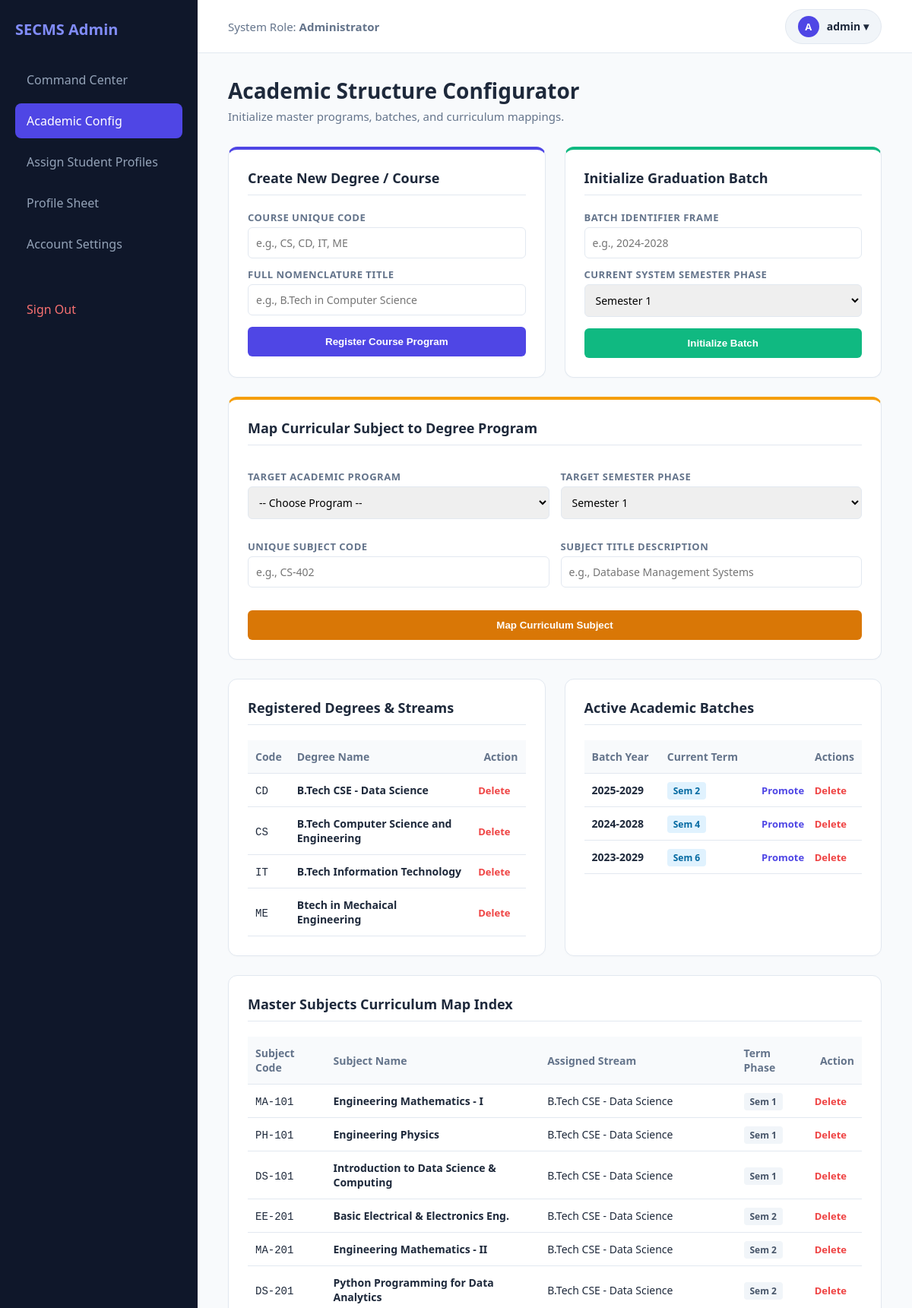
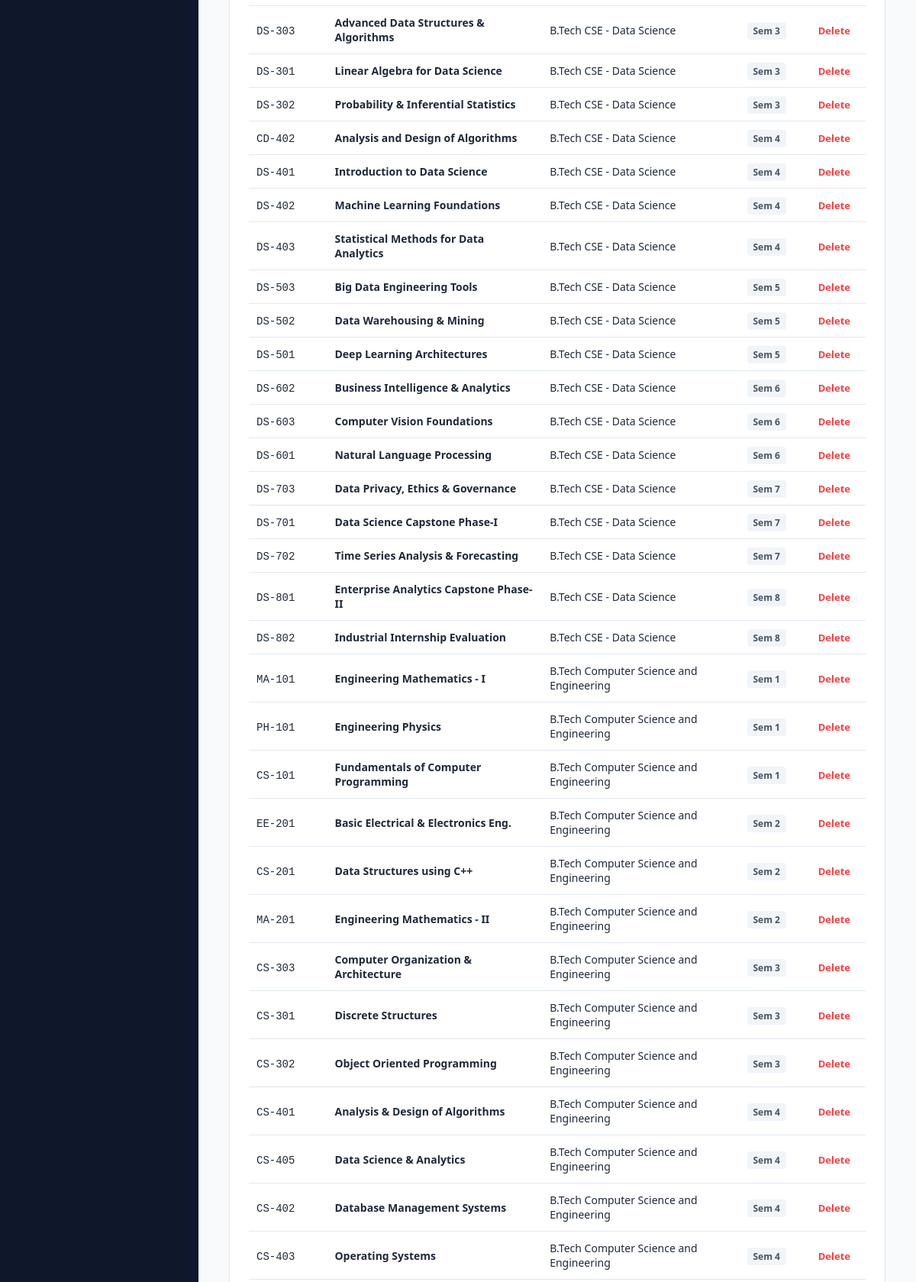
The page /manage_academic_config.php (signed in, upper part) on the database its author committed (2 pictures, top to bottom).
### tables this page shows
CREATE TABLE `courses` (
  `course_code` varchar(20) NOT NULL,
  `course_name` varchar(150) NOT NULL
);

CREATE TABLE `batches` (
  `id` int(11) NOT NULL,
  `batch_name` varchar(50) NOT NULL,
  `current_semester` int(11) DEFAULT 1
);

CREATE TABLE `subjects` (
  `id` int(11) NOT NULL,
  `subject_code` varchar(20) NOT NULL,
  `subject_name` varchar(150) NOT NULL,
  `course_code` varchar(20) DEFAULT NULL,
  `semester` int(11) NOT NULL
);

### manage_academic_config.php (the view, shortened to what this page needs)
<?php
include 'db_connect.php';
$admin_user = $_SESSION['username'] ?? 'Admin';
$courses_res = $conn->query("SELECT * FROM courses ORDER BY course_code ASC");
$batches_res = $conn->query("SELECT * FROM batches ORDER BY batch_name DESC");
$subjects_res = $conn->query("SELECT s.*, c.course_name FROM subjects s JOIN courses c ON s.course_code = c.course_code ORDER BY s.course_code, s.semester, s.subject_name ASC");
?>
<!DOCTYPE html>
<html lang="en">
<head>
</head>
<body>
<div class="sidebar">
    <h3>SECMS Admin</h3>
    <a href="admin_dashboard.php">Command Center</a>
    <a href="manage_academic_config.php" class="active">Academic Config</a>
    <a href="admin_assign_student.php">Assign Student Profiles</a>
    <a href="admin_profile.php">Profile Sheet</a>
    <a href="profile.php">Account Settings</a>
    <a href="logout.php" style="color: #f87171; margin-top: 40px; display: block;">Sign Out</a>
</div>
<div class="workspace">
    <header class="top-header">
        <div style="font-size: 15px; font-weight: 500; color: var(--text-light);">System Role: <strong>Administrator</strong></div>
        <div class="profile-menu" style="position: relative; display: inline-block;">
            <div class="profile-trigger" style="display: flex; align-items: center; gap: 10px; background: #f1f5f9; padding: 8px 16px; border-radius: 50px; cursor: pointer; font-weight: 600; font-size: 14px; border: 1px solid var(--border);" onclick="var d = document.getElementById('admin-drop'); d.style.display = d.style.display === 'block' ? 'none' : 'block';">
                <div style="width: 28px; height: 28px; background: var(--accent); color: white; border-radius: 50%; display: flex; align-items: center; justify-content: center; font-size: 13px;">
                    <?php echo strtoupper(substr($admin_user, 0, 1)); ?>
                </div>
                <?php echo htmlspecialchars($admin_user); ?> ▾
            </div>
        </div>
    </header>
    <main class="main-content">
        <h1>Academic Structure Configurator</h1>
        <div class="subtitle">Initialize master programs, batches, and curriculum mappings.</div>
        <div class="grid-2">
            <div class="card" style="border-top: 4px solid var(--accent);">
                <div class="card-header">Create New Degree / Course</div>
                <form action="manage_academic_config.php" method="POST">
                    <label>Course Unique Code</label>
                    <input type="text" name="course_code" placeholder="e.g., CS, CD, IT, ME" required>
                    <label>Full Nomenclature Title</label>
                    <input type="text" name="course_name" placeholder="e.g., B.Tech in Computer Science" required>
                    <button type="submit" name="add_course">Register Course Program</button>
                </form>
            </div>
            <div class="card" style="border-top: 4px solid var(--success);">
                <div class="card-header">Initialize Graduation Batch</div>
                <form action="manage_academic_config.php" method="POST">
                    <label>Batch Identifier Frame</label>
                    <input type="text" name="batch_name" placeholder="e.g., 2024-2028" required>
                    <label>Current System Semester Phase</label>
                    <select name="current_semester" required>
                        <?php for($i=1; $i<=8; $i++): ?>
                            <option value="<?php echo $i; ?>">Semester <?php echo $i; ?></option>
                        <?php endfor; ?>
                    </select>
                    <button type="submit" name="add_batch" style="background: var(--success);">Initialize Batch</button>
                </form>
            </div>
            <div class="card col-span-2" style="border-top: 4px solid var(--warning);">
                <div class="card-header">Map Curricular Subject to Degree Program</div>
                <form action="manage_academic_config.php" method="POST" style="display: grid; grid-template-columns: 1fr 1fr; gap: 15px; align-items: end;">
                    <div>
                        <label>Target Academic Program</label>
                        <select name="course_code" required>
                            <option value="">-- Choose Program --</option>
                            <?php
                            if($courses_res && $courses_res->num_rows > 0) {
                                $courses_res->data_seek(0);
                            }
                            ?>
                        </select>
                    </div>
                    <div>
                        <label>Target Semester Phase</label>
                        <select name="semester" required>
                            <?php for($i=1; $i<=8; $i++): ?>
                                <option value="<?php echo $i; ?>">Semester <?php echo $i; ?></option>
                            <?php endfor; ?>
                        </select>
                    </div>
                    <div>
                        <label>Unique Subject Code</label>
                        <input type="text" name="subject_code" placeholder="e.g., CS-402" required>
                    </div>
                    <div>
                        <label>Subject Title Description</label>
                        <input type="text" name="subject_name" placeholder="e.g., Database Management Systems" required>
                    </div>
                    <button type="submit" name="add_subject" style="grid-column: span 2; background: #d97706;">Map Curriculum Subject</button>
                </form>
            </div>
            <div class="card">
                <div class="card-header">Registered Degrees & Streams</div>
                <table>
                    <thead>
                        <tr>
                            <th>Code</th>
                            <th>Degree Name</th>
                            <th style="text-align: right;">Action</th>
                        </tr>
                    </thead>
                    <tbody>
                        <?php if ($courses_res && $courses_res->num_rows > 0): $courses_res->data_seek(0); while($c = $courses_res->fetch_assoc()): ?>
                        <tr>
                            <td><code><?php echo htmlspecialchars($c['course_code']); ?></code></td>
                            <td><strong><?php echo htmlspecialchars($c['course_name']); ?></strong></td>
                            <td style="text-align: right;">
                                <a href="manage_academic_config.php?action=delete_course&id=<?php echo urlencode($c['course_code']); ?>" class="action-link text-danger" onclick="return confirm('Deleting this course drops ALL mapped subjects! Proceed?')">Delete</a>
                            </td>
                        </tr>
                        <?php endwhile; else: ?>
                        <tr><td colspan="3" style="text-align:center; color:var(--text-light);">No courses found.</td></tr>
                        <?php endif; ?>
                    </tbody>
                </table>
            </div>
            <div class="card">
                <div class="card-header">Active Academic Batches</div>
                <table>
                    <thead>
                        <tr>
                            <th>Batch Year</th>
                            <th>Current Term</th>
                            <th style="text-align: right;">Actions</th>
                        </tr>
                    </thead>
                    <tbody>
                        <?php if ($batches_res && $batches_res->num_rows > 0): $batches_res->data_seek(0); while($b = $batches_res->fetch_assoc()): ?>
                        <tr>
                            <td><strong><?php echo htmlspecialchars($b['batch_name']); ?></strong></td>
                            <td><span style="background: #e0f2fe; color: #0369a1; padding: 3px 8px; border-radius:4px; font-weight:600; font-size:12px;">Sem <?php echo $b['current_semester']; ?></span></td>
                            <td style="text-align: right;">
                                <?php if($b['current_semester'] < 8): ?>
                                    <a href="manage_academic_config.php?action=promote_batch&id=<?php echo $b['id']; ?>" class="action-link">Promote</a>
                                <?php endif; ?>
                                <a href="manage_academic_config.php?action=delete_batch&id=<?php echo $b['id']; ?>" class="action-link text-danger" onclick="return confirm('Completely clear this batch?')">Delete</a>
                            </td>
                        </tr>
                        <?php endwhile; else: ?>
                        <tr><td colspan="3" style="text-align:center; color:var(--text-light);">No batches initialized.</td></tr>
                        <?php endif; ?>
                    </tbody>
                </table>
            </div>
            <div class="card col-span-2">
                <div class="card-header">Master Subjects Curriculum Map Index</div>
                <table>
                    <thead>
                        <tr>
                            <th>Subject Code</th>
                            <th>Subject Name</th>
                            <th>Assigned Stream</th>
                            <th>Term Phase</th>
                            <th style="text-align: right;">Action</th>
                        </tr>
                    </thead>
                    <tbody>
                        <?php if ($subjects_res && $subjects_res->num_rows > 0): while($sub = $subjects_res->fetch_assoc()): ?>
                        <tr>
                            <td><code><?php echo htmlspecialchars($sub['subject_code']); ?></code></td>
                            <td><strong><?php echo htmlspecialchars($sub['subject_name']); ?></strong></td>
                            <td><?php echo htmlspecialchars($sub['course_name']); ?></td>
                            <td><span style="background: #f1f5f9; color: #475569; padding: 3px 8px; border-radius:4px; font-weight:600; font-size:12px;">Sem <?php echo $sub['semester']; ?></span></td>
                            <td style="text-align: right;">
                                <a href="manage_academic_config.php?action=delete_subject&id=<?php echo $sub['id']; ?>" class="action-link text-danger" onclick="return confirm('Drop this subject entry from curriculum map?')">Delete</a>
                            </td>
                        </tr>
                        <?php endwhile; else: ?>
                        <tr><td colspan="5" style="text-align:center; color:var(--text-light); padding:20px;">No subjects systematically mapped yet.</td></tr>
                        <?php endif; ?>
                    </tbody>
                </table>
            </div>
        </div>
    </main>
</div>
</body>
</html>

### manage_academic_config.php (style rules this page uses)
:root { --primary: #0f172a; --accent: #4f46e5; --accent-hover: #4338ca; --success: #10b981; --warning: #f59e0b; --danger: #ef4444; --bg: #f8fafc; --card: #ffffff; --border: #e2e8f0; --text: #1e293b; --text-light: #64748b; }
body { font-family: 'Segoe UI', system-ui, sans-serif; background: var(--bg); color: var(--text); margin: 0; display: flex; min-height: 100vh; }
.sidebar { width: 260px; background: var(--primary); color: white; padding: 25px 20px; box-sizing: border-box; flex-shrink: 0; }
.sidebar h3 { margin: 0 0 30px 0; color: #818cf8; font-size: 20px; }
.sidebar a { display: block; color: #94a3b8; text-decoration: none; padding: 12px 15px; border-radius: 8px; margin-bottom: 8px; font-weight: 500; transition: all 0.2s; }
.sidebar a.active { background: var(--accent); color: white; }
.workspace { flex: 1; display: flex; flex-direction: column; min-width: 0; }
.top-header { background: var(--card); height: 70px; border-bottom: 1px solid var(--border); display: flex; justify-content: space-between; align-items: center; padding: 0 40px; box-sizing: border-box; }
.main-content { padding: 30px 40px; box-sizing: border-box; overflow-y: auto; }
h1 { margin: 0 0 5px 0; font-size: 28px; }
.subtitle { color: var(--text-light); margin-bottom: 30px; font-size: 15px; }
.grid-2 { display: grid; grid-template-columns: repeat(2, 1fr); gap: 25px; margin-bottom: 25px; }
.col-span-2 { grid-column: span 2; }
.card { background: var(--card); border: 1px solid var(--border); border-radius: 12px; padding: 25px; box-shadow: 0 1px 3px rgba(0,0,0,0.02); }
.card-header { margin-bottom: 20px; border-bottom: 1px solid var(--border); padding-bottom: 10px; font-size: 18px; font-weight: 700; color: var(--text); }
label { font-size: 13px; font-weight: 600; color: var(--text-light); display: block; margin-top: 12px; margin-bottom: 4px; text-transform: uppercase; letter-spacing: 0.5px; }
input, select { width: 100%; padding: 10px; border: 1px solid var(--border); border-radius: 6px; box-sizing: border-box; font-size: 14px; font-family: inherit; }
button { background: var(--accent); color: white; border: none; font-weight: 600; cursor: pointer; padding: 12px; border-radius: 6px; width: 100%; margin-top: 15px; transition: 0.2s; }
table { width: 100%; border-collapse: collapse; }
th, td { padding: 12px 10px; border-bottom: 1px solid var(--border); text-align: left; font-size: 14px; }
th { color: var(--text-light); font-weight: 600; background: #f8fafc; }
.action-link { font-weight: 600; text-decoration: none; font-size: 13px; margin-right: 10px; color: var(--accent); }
.text-danger { color: var(--danger); }

### rows shown on the page
courses: course_code "CD", course_name "B.Tech CSE - Data Science"
courses: course_code "CS", course_name "B.Tech Computer Science and Engineering"
courses: course_code "IT", course_name "B.Tech Information Technology"
courses: course_code "ME", course_name "Btech in Mechaical Engineering"
batches: batch_name "2025-2029", current_semester "2"
batches: batch_name "2024-2028", current_semester "4"
batches: batch_name "2023-2029", current_semester "6"
subjects: subject_code "MA-101", subject_name "Engineering Mathematics - I", course_code.course_name "B.Tech CSE - Data Science", semester "1"
subjects: subject_code "PH-101", subject_name "Engineering Physics", course_code.course_name "B.Tech CSE - Data Science", semester "1"
subjects: subject_code "DS-101", subject_name "Introduction to Data Science & Computing", course_code.course_name "B.Tech CSE - Data Science", semester "1"
subjects: subject_code "EE-201", subject_name "Basic Electrical & Electronics Eng.", course_code.course_name "B.Tech CSE - Data Science", semester "2"
subjects: subject_code "MA-201", subject_name "Engineering Mathematics - II", course_code.course_name "B.Tech CSE - Data Science", semester "2"
subjects: subject_code "DS-201", subject_name "Python Programming for Data Analytics", course_code.course_name "B.Tech CSE - Data Science", semester "2"
subjects: subject_code "DS-303", subject_name "Advanced Data Structures & Algorithms", course_code.course_name "B.Tech CSE - Data Science", semester "3"
subjects: subject_code "DS-301", subject_name "Linear Algebra for Data Science", course_code.course_name "B.Tech CSE - Data Science", semester "3"
subjects: subject_code "DS-302", subject_name "Probability & Inferential Statistics", course_code.course_name "B.Tech CSE - Data Science", semester "3"
subjects: subject_code "CD-402", subject_name "Analysis and Design of Algorithms", course_code.course_name "B.Tech CSE - Data Science", semester "4"
subjects: subject_code "DS-401", subject_name "Introduction to Data Science", course_code.course_name "B.Tech CSE - Data Science", semester "4"
subjects: subject_code "DS-402", subject_name "Machine Learning Foundations", course_code.course_name "B.Tech CSE - Data Science", semester "4"
subjects: subject_code "DS-403", subject_name "Statistical Methods for Data Analytics", course_code.course_name "B.Tech CSE - Data Science", semester "4"
subjects: subject_code "DS-503", subject_name "Big Data Engineering Tools", course_code.course_name "B.Tech CSE - Data Science", semester "5"
subjects: subject_code "DS-502", subject_name "Data Warehousing & Mining", course_code.course_name "B.Tech CSE - Data Science", semester "5"
subjects: subject_code "DS-501", subject_name "Deep Learning Architectures", course_code.course_name "B.Tech CSE - Data Science", semester "5"
subjects: subject_code "DS-602", subject_name "Business Intelligence & Analytics", course_code.course_name "B.Tech CSE - Data Science", semester "6"
subjects: subject_code "DS-603", subject_name "Computer Vision Foundations", course_code.course_name "B.Tech CSE - Data Science", semester "6"
subjects: subject_code "DS-601", subject_name "Natural Language Processing", course_code.course_name "B.Tech CSE - Data Science", semester "6"
subjects: subject_code "DS-703", subject_name "Data Privacy, Ethics & Governance", course_code.course_name "B.Tech CSE - Data Science", semester "7"
subjects: subject_code "DS-701", subject_name "Data Science Capstone Phase-I", course_code.course_name "B.Tech CSE - Data Science", semester "7"
subjects: subject_code "DS-702", subject_name "Time Series Analysis & Forecasting", course_code.course_name "B.Tech CSE - Data Science", semester "7"
subjects: subject_code "DS-801", subject_name "Enterprise Analytics Capstone Phase-II", course_code.course_name "B.Tech CSE - Data Science", semester "8"
subjects: subject_code "DS-802", subject_name "Industrial Internship Evaluation", course_code.course_name "B.Tech CSE - Data Science", semester "8"
subjects: subject_code "MA-101", subject_name "Engineering Mathematics - I", course_code.course_name "B.Tech Computer Science and Engineering", semester "1"
subjects: subject_code "PH-101", subject_name "Engineering Physics", course_code.course_name "B.Tech Computer Science and Engineering", semester "1"
subjects: subject_code "CS-101", subject_name "Fundamentals of Computer Programming", course_code.course_name "B.Tech Computer Science and Engineering", semester "1"
subjects: subject_code "EE-201", subject_name "Basic Electrical & Electronics Eng.", course_code.course_name "B.Tech Computer Science and Engineering", semester "2"
subjects: subject_code "CS-201", subject_name "Data Structures using C++", course_code.course_name "B.Tech Computer Science and Engineering", semester "2"
subjects: subject_code "MA-201", subject_name "Engineering Mathematics - II", course_code.course_name "B.Tech Computer Science and Engineering", semester "2"
subjects: subject_code "CS-303", subject_name "Computer Organization & Architecture", course_code.course_name "B.Tech Computer Science and Engineering", semester "3"
subjects: subject_code "CS-301", subject_name "Discrete Structures", course_code.course_name "B.Tech Computer Science and Engineering", semester "3"
subjects: subject_code "CS-302", subject_name "Object Oriented Programming", course_code.course_name "B.Tech Computer Science and Engineering", semester "3"
subjects: subject_code "CS-401", subject_name "Analysis & Design of Algorithms", course_code.course_name "B.Tech Computer Science and Engineering", semester "4"
subjects: subject_code "CS-405", subject_name "Data Science & Analytics", course_code.course_name "B.Tech Computer Science and Engineering", semester "4"
subjects: subject_code "CS-402", subject_name "Database Management Systems", course_code.course_name "B.Tech Computer Science and Engineering", semester "4"
subjects: subject_code "CS-403", subject_name "Operating Systems", course_code.course_name "B.Tech Computer Science and Engineering", semester "4"

### other values the page prints
substr($admin_user, 0, 1) "A"
$admin_user "admin"
